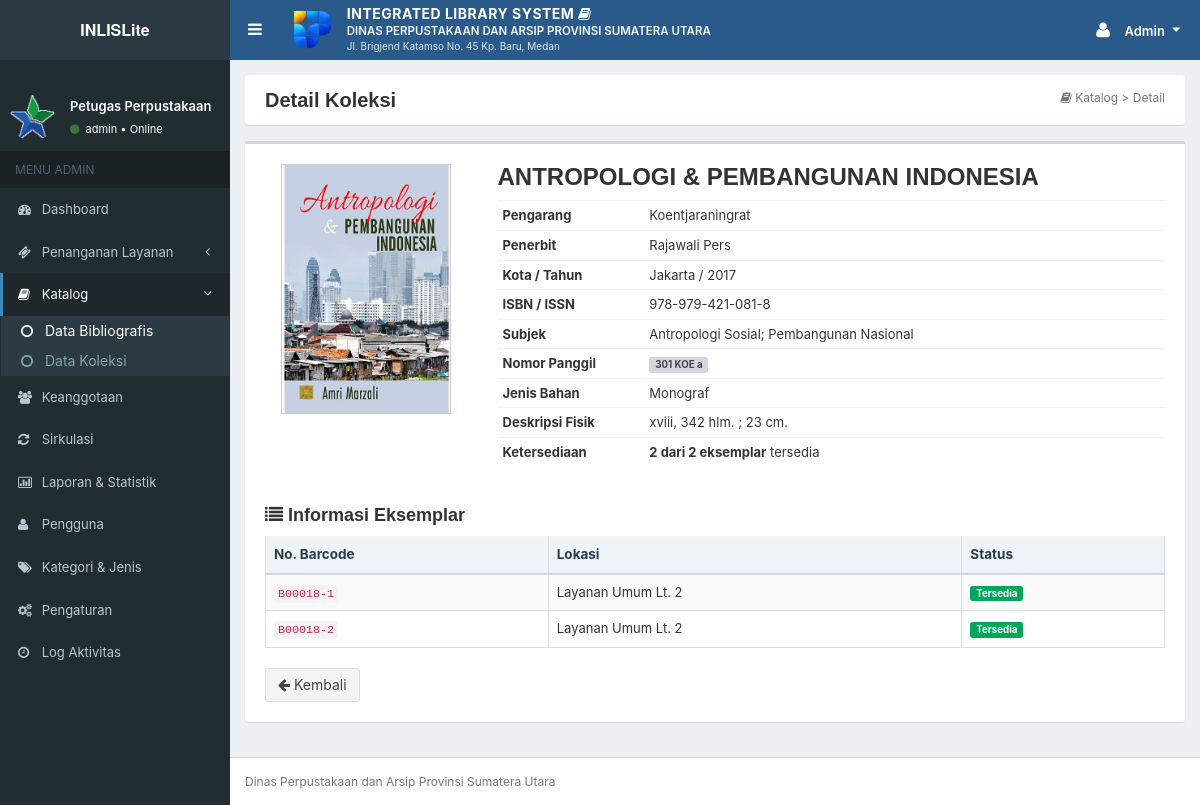
Page /detail.php?id=18 (signed in) on the committed database.
### tables this page shows
CREATE TABLE `users` (
  `id_user` int(10) UNSIGNED NOT NULL,
  `nama` varchar(100) NOT NULL,
  `username` varchar(50) NOT NULL,
  `email` varchar(100) DEFAULT NULL,
  `password` varchar(255) NOT NULL COMMENT 'hash bcrypt (password_hash)',
  `peran` enum('Admin','Pemustaka','Pimpinan') NOT NULL,
  `status` enum('Aktif','Nonaktif') NOT NULL DEFAULT 'Aktif',
  `last_login` datetime DEFAULT NULL,
  `created_at` datetime NOT NULL DEFAULT current_timestamp(),
  `updated_at` datetime NOT NULL DEFAULT current_timestamp() ON UPDATE current_timestamp()
);

CREATE TABLE `bibliografi` (
  `id_bibliografi` int(10) UNSIGNED NOT NULL,
  `judul` varchar(255) NOT NULL,
  `pengarang` varchar(150) NOT NULL,
  `penerbit` varchar(150) DEFAULT NULL,
  `kota_terbit` varchar(80) DEFAULT NULL,
  `tahun_terbit` smallint(5) UNSIGNED DEFAULT NULL,
  `isbn` varchar(30) DEFAULT NULL,
  `subjek` varchar(255) DEFAULT NULL,
  `nomor_panggil` varchar(60) DEFAULT NULL,
  `jenis_bahan` varchar(40) NOT NULL DEFAULT 'Monograf',
  `deskripsi_fisik` varchar(120) DEFAULT NULL,
  `cover` varchar(255) DEFAULT NULL,
  `created_at` datetime NOT NULL DEFAULT current_timestamp(),
  `updated_at` datetime NOT NULL DEFAULT current_timestamp() ON UPDATE current_timestamp()
);

CREATE TABLE `koleksi` (
  `id_koleksi` int(10) UNSIGNED NOT NULL,
  `id_bibliografi` int(10) UNSIGNED NOT NULL,
  `barcode` varchar(40) NOT NULL,
  `lokasi` varchar(100) NOT NULL,
  `status` enum('Tersedia','Dipinjam','Rusak','Hilang') NOT NULL DEFAULT 'Tersedia',
  `tanggal_pengadaan` date DEFAULT NULL,
  `created_at` datetime NOT NULL DEFAULT current_timestamp(),
  `updated_at` datetime NOT NULL DEFAULT current_timestamp() ON UPDATE current_timestamp()
);

### app/helpers.php (called while the page is built, shortened)
<?php
function e($v): string
{
    return htmlspecialchars((string)($v ?? ''), ENT_QUOTES | ENT_SUBSTITUTE, 'UTF-8');
}
function url(string $path = ''): string
{
    return BASE_URL . '/' . ltrim($path, '/');
}
function asset(string $path): string
{
    return url('assets/' . ltrim($path, '/'));
}
function get(string $key, string $default = ''): string
{
    $v = $_GET[$key] ?? $default;
    return is_string($v) ? trim($v) : $default;
}

### app/classes/Auth.php (called while the page is built, shortened)
<?php
final class Auth
{
    private static ?array $user = null;
    private static bool $dimuat = false;
    public static function user(): ?array
    {
        if (self::$dimuat) {
            return self::$user;
        }
        self::$dimuat = true;
        $id = $_SESSION['uid'] ?? null;
        $u = Database::row('SELECT id_user, nama, username, email, peran, status FROM users WHERE id_user = ?', [(int)$id]);
        self::$user = $u;
        return $u;
    }
    public static function peran(): ?string
    {
        $u = self::user();
        return $u ? $u['peran'] : null;
    }
    public static function beranda(?string $peran = null): string
    {
        $peran = $peran ?? self::peran();
        return match ($peran) {
            'Admin'     => 'admin/index.php',
            'Pimpinan'  => 'pimpinan/index.php',
            'Pemustaka' => 'pemustaka/index.php',
            default     => 'login.php',
        };
    }
    public static function wajib(array $peran = []): array
    {
        $u = self::user();
        return $u;
    }
}

### app/classes/Database.php (called while the page is built, shortened)
<?php
final class Database
{
    private static ?PDO $pdo = null;
    public static function pdo(): PDO
    {
        if (self::$pdo === null) {
            $c = $GLOBALS['config']['db'];
            $dsn = sprintf('mysql:host=%s;port=%d;dbname=%s;charset=%s', $c['host'], $c['port'], $c['name'], $c['charset']);
            $pdo = new PDO($dsn, $c['user'], $c['pass'], [
                PDO::ATTR_ERRMODE            => PDO::ERRMODE_EXCEPTION,
                PDO::ATTR_DEFAULT_FETCH_MODE => PDO::FETCH_ASSOC,
                PDO::ATTR_EMULATE_PREPARES   => false,
            ]);
            $offset = (new DateTime('now'))->format('P');
            $pdo->exec("SET time_zone = '" . $offset . "'");
            self::$pdo = $pdo;
        }
        return self::$pdo;
    }
    public static function all(string $sql, array $params = []): array
    {
        $st = self::pdo()->prepare($sql);
        $st->execute($params);
        return $st->fetchAll();
    }
    public static function row(string $sql, array $params = []): ?array
    {
        $st = self::pdo()->prepare($sql);
        $st->execute($params);
        $r = $st->fetch();
        return $r === false ? null : $r;
    }
}

### app/bootstrap.php (called while the page is built, shortened)
<?php
spl_autoload_register(function (string $class): void {
    $file = APP_ROOT . '/app/classes/' . $class . '.php';
});
require APP_ROOT . '/app/helpers.php';

### app/classes/Pengaturan.php (called while the page is built, shortened)
<?php
final class Pengaturan
{
    private static ?array $cache = null;
    public static function semua(): array
    {
        if (self::$cache === null) {
            self::$cache = [];
            foreach (Database::all('SELECT kunci, nilai FROM pengaturan') as $r) {
                self::$cache[$r['kunci']] = $r['nilai'];
            }
        }
        return self::$cache;
    }
    public static function ambil(string $kunci, string $default = ''): string
    {
        $s = self::semua();
        return $s[$kunci] ?? $default;
    }
}

### app/classes/Bibliografi.php (called while the page is built, shortened)
<?php
final class Bibliografi
{
    public static function cari(int $id): ?array
    {
        return Database::row('SELECT ' . self::SEL . ' FROM bibliografi b WHERE b.id_bibliografi = ?', [$id]);
    }
    public static function eksemplar(int $idBib): array
    {
        return Database::all('SELECT * FROM koleksi WHERE id_bibliografi = ? ORDER BY barcode', [$idBib]);
    }
    public static function urlCover(?string $cover): string
    {
        if ($cover) {
            $cover = preg_replace('#^assets/#', '', $cover);
            if (is_file(APP_ROOT . '/assets/' . $cover)) {
                return asset($cover);
            }
        }
        return asset('images/tdkada.gif');
    }
}

### detail.php (the view, shortened to what this page needs)
<?php
require __DIR__ . '/app/bootstrap.php';
require APP_ROOT . '/app/views/layout.php';
$user = Auth::wajib(['Pemustaka', 'Admin']);
$b = Bibliografi::cari((int)get('id'));
$eks = Bibliografi::eksemplar((int)$b['id_bibliografi']);
$kembali = $user['peran'] === 'Admin' ? 'admin/bibliografi.php' : 'pemustaka/katalog.php';
tampil_header('Detail Koleksi', $user['peran'] === 'Admin' ? 'bibliografi' : 'katalog', ['ikon' => 'book', 'crumb' => 'Katalog > Detail']);
?>
<div class="box box-default">
    <div class="box-body" style="padding:20px">
        <div class="row">
            <div class="col-sm-3 text-center"><img class="book-cover" style="width:170px;height:250px" src="<?= e(Bibliografi::urlCover($b['cover'])) ?>" alt=""></div>
            <div class="col-sm-9">
                <h3 style="margin-top:0"><?= e($b['judul']) ?></h3>
                <table class="table table-condensed" style="background:transparent">
                    <tr><td width="22%"><b>Pengarang</b></td><td><?= e($b['pengarang']) ?></td></tr>
                    <tr><td><b>Penerbit</b></td><td><?= e($b['penerbit'] ?: '-') ?></td></tr>
                    <tr><td><b>Kota / Tahun</b></td><td><?= e(($b['kota_terbit'] ?: '-') . ' / ' . ($b['tahun_terbit'] ?: '-')) ?></td></tr>
                    <tr><td><b>ISBN / ISSN</b></td><td><?= e($b['isbn'] ?: '-') ?></td></tr>
                    <tr><td><b>Subjek</b></td><td><?= e($b['subjek'] ?: '-') ?></td></tr>
                    <tr><td><b>Nomor Panggil</b></td><td><span class="label label-default"><?= e($b['nomor_panggil'] ?: '-') ?></span></td></tr>
                    <tr><td><b>Jenis Bahan</b></td><td><?= e($b['jenis_bahan']) ?></td></tr>
                    <tr><td><b>Deskripsi Fisik</b></td><td><?= e($b['deskripsi_fisik'] ?: '-') ?></td></tr>
                    <tr><td><b>Ketersediaan</b></td><td><b><?= (int)$b['tersedia'] ?> dari <?= (int)$b['total_eks'] ?> eksemplar</b> tersedia</td></tr>
                </table>
            </div>
        </div>
        <h4 style="margin-top:20px"><i class="fa fa-list"></i> Informasi Eksemplar</h4>
        <div class="table-responsive">
            <table class="table table-bordered table-striped">
                <thead><tr><th>No. Barcode</th><th>Lokasi</th><th>Status</th></tr></thead>
                <tbody>
                <?php foreach ($eks as $k): ?>
                    <tr><td><code><?= e($k['barcode']) ?></code></td><td><?= e($k['lokasi']) ?></td>
                        <td><span class="label label-<?= $k['status'] === 'Tersedia' ? 'success' : ($k['status'] === 'Dipinjam' ? 'warning' : 'danger') ?>"><?= e($k['status']) ?></span></td></tr>
                <?php endforeach; ?>
                </tbody>
            </table>
        </div>
        <a href="<?= e(url($kembali)) ?>" class="btn btn-default"><i class="fa fa-arrow-left"></i> Kembali</a>
    </div>
</div>
<?php tampil_footer(); ?>

### app/views/layout.php (shortened to what this page needs)
<?php
function menu_peran(string $peran): array
{
    switch ($peran) {
        case 'Admin':
            return [
                ['Dashboard', 'dashboard', 'admin/index.php', 'dashboard'],
                ['Penanganan Layanan', 'ticket', null, 'layanan', [
                    ['Tiket Layanan', 'admin/tiket.php', 'tiket'],
                    ['Manajemen Masalah', 'admin/masalah.php', 'masalah'],
                ]],
                ['Katalog', 'book', null, 'katalog', [
                    ['Data Bibliografis', 'admin/bibliografi.php', 'bibliografi'],
                    ['Data Koleksi', 'admin/koleksi.php', 'koleksi'],
                ]],
                ['Keanggotaan', 'users', 'admin/anggota.php', 'anggota'],
                ['Sirkulasi', 'refresh', 'admin/sirkulasi.php', 'sirkulasi'],
                ['Laporan & Statistik', 'bar-chart-o', 'laporan.php', 'laporan'],
                ['Pengguna', 'user', 'admin/pengguna.php', 'pengguna'],
                ['Kategori & Jenis', 'tags', 'admin/kategori.php', 'kategori'],
                ['Pengaturan', 'gears', 'admin/pengaturan.php', 'pengaturan'],
                ['Log Aktivitas', 'clock-o', 'admin/log.php', 'log'],
            ];
    }
}
function tampil_header(string $judul, string $aktif = '', array $opsi = []): void
{
    $u = Auth::user();
    $peran = $u['peran'] ?? 'Pemustaka';
    $nmPerpus = Pengaturan::ambil('nama_perpustakaan', 'Perpustakaan');
    $alamat = Pengaturan::ambil('alamat_perpustakaan', '');
    ?>
<!DOCTYPE html>
<html lang="id">
<head>
    <link href="<?= e(asset('css/bootstrap.css')) ?>" rel="stylesheet">
    <link href="<?= e(asset('css/font-awesome.min.css')) ?>" rel="stylesheet">
    <link href="<?= e(asset('css/AdminLTE.css')) ?>" rel="stylesheet">
    <link href="<?= e(asset('css/_all-skins.css')) ?>" rel="stylesheet">
    <link href="<?= e(asset('css/sweetalert.css')) ?>" rel="stylesheet">
    <link href="<?= e(asset('css/app.css')) ?>" rel="stylesheet">
</head>
<body class="skin-blue sidebar-mini">
<div class="wrapper">
    <header class="main-header no-print">
        <a href="<?= e(url(Auth::beranda())) ?>" class="logo" style="background-color:#2b3a42;border-bottom:none;height:60px;line-height:60px;">
            <span class="logo-lg" style="font-size:16px;"><b>INLISLite</b></span>
        </a>
        <nav class="navbar navbar-static-top" style="background-color:#2a5a8a;min-height:60px;">
            <a href="javascript:void(0)" class="sidebar-toggle" role="button" title="Buka / Tutup Sidebar">
                <i class="fa fa-bars"></i><span class="sr-only">Toggle navigation</span>
            </a>
            <div class="hidden-xs header-brand">
                <img src="<?= e(asset('images/logo_perpusnas_2015.png')) ?>" alt="Logo">
                <div>
                    <div class="b1">INTEGRATED LIBRARY SYSTEM <i class="fa fa-book"></i></div>
                    <div class="b2"><?= e(mb_strtoupper($nmPerpus)) ?></div>
                    <div class="b3"><?= e($alamat) ?></div>
                </div>
            </div>
            <div class="navbar-custom-menu">
                <ul class="nav navbar-nav" style="padding-top:5px;">
                    <li class="dropdown user user-menu">
                        <a href="#" class="dropdown-toggle" data-toggle="dropdown" style="padding-top:15px;padding-bottom:15px;" aria-label="Menu akun">
                            <i class="fa fa-user fa-lg"></i>
                            <span class="hidden-xs nama-user"><?= e($u['nama'] ?? '') ?></span>
                            <i class="fa fa-caret-down" style="margin-left:4px;"></i>
                        </a>
                    </li>
                </ul>
            </div>
        </nav>
    </header>
    <aside class="main-sidebar no-print">
        <section class="sidebar">
            <div class="user-panel">
                <div class="pull-left image"><img src="<?= e(asset('images/logo_perpusnas_kecil.png')) ?>" class="img-circle" alt="Logo"></div>
                <div class="pull-left info">
                    <p><?= e($peran === 'Admin' ? 'Petugas Perpustakaan' : ($peran === 'Pimpinan' ? 'Pimpinan / Kepala Dinas' : 'Pemustaka')) ?></p>
                    <a href="#"><i class="fa fa-circle text-success"></i> <?= e($u['username'] ?? '') ?> &bull; Online</a>
                </div>
            </div>
            <ul class="sidebar-menu">
                <li class="header">MENU <?= e(mb_strtoupper($peran)) ?></li>
                <?php foreach (menu_peran($peran) as $m): ?>
                    <?php if (isset($m[4])): ?>
                        <?php $buka = false; foreach ($m[4] as $a) { if ($a[2] === $aktif) { $buka = true; } } ?>
                        <li class="treeview<?= $buka ? ' active' : '' ?>">
                            <a href="javascript:void(0)"><i class="fa fa-<?= e($m[1]) ?>"></i> <span><?= e($m[0]) ?></span><i class="fa fa-angle-left pull-right"></i></a>
                            <ul class="treeview-menu">
                                <?php foreach ($m[4] as $a): ?>
                                    <li<?= $a[2] === $aktif ? ' class="active"' : '' ?>><a href="<?= e(url($a[1])) ?>"><i class="fa fa-circle-o"></i> <?= e($a[0]) ?></a></li>
                                <?php endforeach; ?>
                            </ul>
                        </li>
                    <?php else: ?>
                        <li<?= $m[3] === $aktif ? ' class="active"' : '' ?>>
                            <a href="<?= e(url($m[2])) ?>"><i class="fa fa-<?= e($m[1]) ?>"></i> <span><?= e($m[0]) ?></span></a>
                        </li>
                    <?php endif; ?>
                <?php endforeach; ?>
            </ul>
        </section>
    </aside>
    <div class="content-wrapper" style="background-color:#ecf0f5;">
        <section class="content" style="padding-top:15px;">
            <div class="page-title-box">
                <?php if (!empty($opsi['crumb'])): ?>
                    <div class="pull-right crumb"><i class="fa fa-<?= e($opsi['ikon'] ?? 'dashboard') ?>"></i> <?= e($opsi['crumb']) ?></div>
                <?php endif; ?>
                <h3><?= e($judul) ?></h3>
            </div>
    <?php
}
function tampil_footer(array $skrip = [], string $inline = ''): void
{
    $nm = Pengaturan::ambil('nama_perpustakaan', '');
    ?>
        </section>
    </div>
    <footer class="main-footer no-print">
        <?= e($nm) ?>
    </footer>
</div>
</body>
</html>
    <?php
}

### rows in the picture
users: nama "Admin", username "admin"
bibliografi: cover (picture), judul "ANTROPOLOGI & PEMBANGUNAN INDONESIA", pengarang "Koentjaraningrat", penerbit "Rajawali Pers", kota_terbit+tahun_terbit "Jakarta / 2017", isbn "978-979-421-081-8", subjek "Antropologi Sosial; Pembangunan Nasional", nomor_panggil "301 KOE a", jenis_bahan "Monograf", deskripsi_fisik "xviii, 342 hlm. ; 23 cm."
koleksi: barcode "B00018-1", lokasi "Layanan Umum Lt. 2", status "Tersedia"
koleksi: barcode "B00018-2", lokasi "Layanan Umum Lt. 2", status "Tersedia"

### other values in the picture
mb_strtoupper($nmPerpus) "DINAS PERPUSTAKAAN DAN ARSIP PROVINSI SUMATERA UTARA"
$alamat "Jl. Brigjend Katamso No. 45 Kp. Baru, Medan"
mb_strtoupper($peran) "ADMIN"
$m[0] "Dashboard"
$m[0] "Penanganan Layanan"
$m[0] "Katalog"
$a[0] "Data Bibliografis"
$a[0] "Data Koleksi"
$m[0] "Keanggotaan"
$m[0] "Sirkulasi"
$m[0] "Laporan & Statistik"
$m[0] "Pengguna"
$m[0] "Kategori & Jenis"
$m[0] "Pengaturan"
$m[0] "Log Aktivitas"
